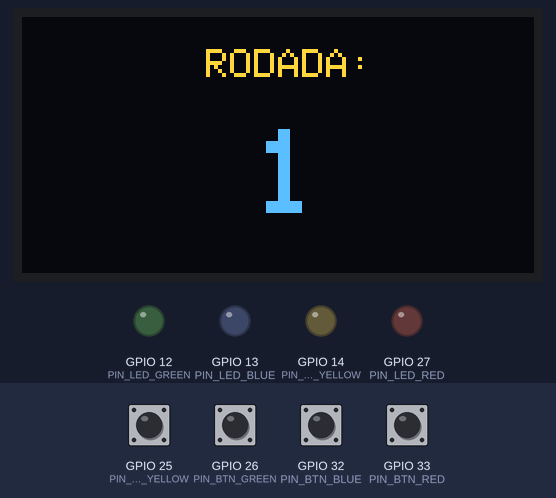
A sketch run on a simulated ESP32. On the bench: 128×64 one-colour display, output pins drawn as LEDs (lit = HIGH). Dashed ring = blinking. The test bench sets the inputs (shaded band); at power-on: GPIO 25 (PIN_BTN_YELLOW), GPIO 26 (PIN_BTN_GREEN), GPIO 32 (PIN_BTN_BLUE), GPIO 33 (PIN_BTN_RED) HIGH. The OLED is the two-colour kind (top 16 rows yellow); random numbers use the default seed unless the sketch sets one; what the sketch prints to the serial monitor is not drawn.

Above: at 6.5 s.
6.6 s: GPIO 25 (PIN_BTN_YELLOW) pulled LOW for 1 s
At 8.9 s:
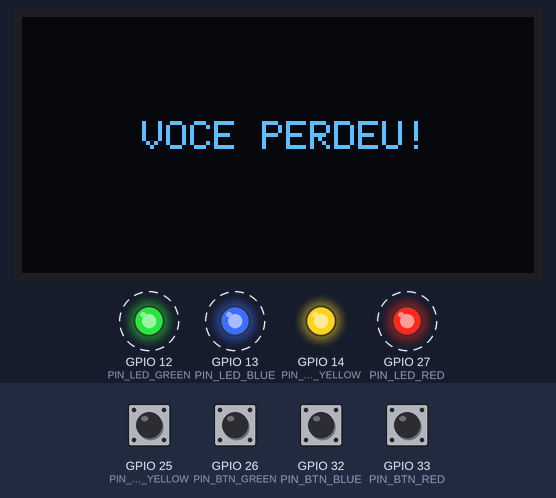
At 9.9 s:
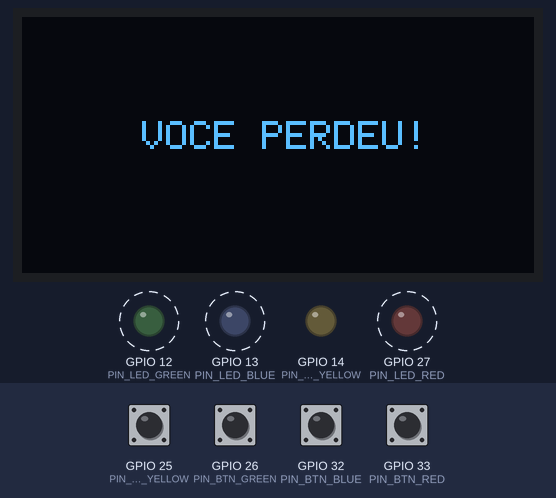
Timing chart, 0 to 16.6 s (numbered marks = the images above; inputs shaded):
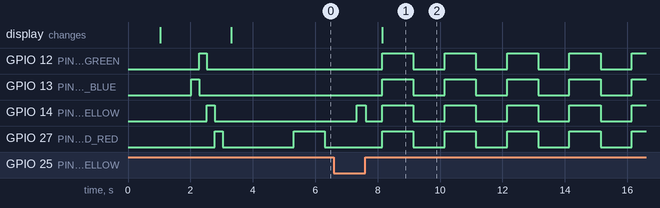

The sketch:

quest2.ino
```cpp
#include <SPI.h>
#include <Wire.h>
#include <Adafruit_GFX.h>
#include <Adafruit_SSD1306.h>

#define OLED_RESET     -1    // Reset pin # (or -1 if sharing Arduino reset pin)
#define SCREEN_ADDRESS 0x3C  ///< See datasheet for Address; 0x3D for 128x64, 0x3C for 128x32
Adafruit_SSD1306 display(128, 64, &Wire, OLED_RESET);

#define PIN_BTN_BLUE   32
#define PIN_BTN_GREEN  26
#define PIN_BTN_YELLOW 25
#define PIN_BTN_RED    33

#define PIN_LED_BLUE   13
#define PIN_LED_GREEN  12
#define PIN_LED_YELLOW 14
#define PIN_LED_RED    27

#define NUMERO_RODADAS  5
int VETOR_LEDS[NUMERO_RODADAS];

bool jogando = false;
int rodadaCorrente = 0;

bool stateBtnBlue   = false;
bool stateBtnGreen  = false;
bool stateBtnYellow = false;
bool stateBtnRed    = false;

int GetPin(int idxLed)
{
  if (idxLed == 0) {
    return PIN_LED_BLUE;
  }

  if (idxLed == 1) {
    return PIN_LED_GREEN;
  }

  if (idxLed == 2) {
    return PIN_LED_YELLOW;
  }

  if (idxLed == 3) {
    return PIN_LED_RED;
  }

  return -1;
}

int GetIndex(int pinLed)
{
  if (pinLed == PIN_LED_BLUE) {
    return 0;
  }

  if (pinLed == PIN_LED_GREEN) {
    return 1;
  }

  if (pinLed == PIN_LED_YELLOW) {
    return 2;
  }

  if (pinLed == PIN_LED_RED) {
    return 3;
  }

  return -1;
}

int GetLedFromBtn(int pinBtn)
{
  if (pinBtn == PIN_BTN_BLUE) {
    return PIN_LED_BLUE;
  }

  if (pinBtn == PIN_BTN_GREEN) {
    return PIN_LED_GREEN;
  }

  if (pinBtn == PIN_BTN_YELLOW) {
    return PIN_LED_YELLOW;
  }

  if (pinBtn == PIN_BTN_RED) {
    return PIN_LED_RED;
  }

  return -1;
}

void atualizaRodada(int _rodada)
{
  display.clearDisplay();

  display.setTextSize(1);
  display.setTextColor(SSD1306_WHITE);
  display.setCursor(46, 8);
  display.println(F("RODADA:"));

  display.setTextSize(3);
  display.setTextColor(SSD1306_WHITE);
  display.setCursor(58, 28);
  display.print(String(_rodada));

  display.display();
}

void iniciaJogo()
{
  const int timeBetween = 250;
  digitalWrite(PIN_LED_BLUE,    LOW);
  digitalWrite(PIN_LED_GREEN,   LOW);
  digitalWrite(PIN_LED_YELLOW,  LOW);
  digitalWrite(PIN_LED_RED,     LOW);
  delay(1000);
  digitalWrite(PIN_LED_BLUE,   HIGH);
  delay(timeBetween);
  digitalWrite(PIN_LED_BLUE,    LOW);
  digitalWrite(PIN_LED_GREEN,  HIGH);
  delay(timeBetween);
  digitalWrite(PIN_LED_GREEN,   LOW);
  digitalWrite(PIN_LED_YELLOW, HIGH);
  delay(timeBetween);
  digitalWrite(PIN_LED_YELLOW,   LOW);
  digitalWrite(PIN_LED_RED,     HIGH);
  delay(timeBetween);
  digitalWrite(PIN_LED_RED,      LOW);
  delay(timeBetween);
}

void finalizarJogo(const char* msg)
{
  display.clearDisplay();

  display.setTextSize(1);
  display.setTextColor(SSD1306_WHITE);
  display.setCursor(30, 26);
  display.println(F(msg));

  display.display();

  for (;;) {
    digitalWrite(PIN_LED_BLUE,   HIGH);
    digitalWrite(PIN_LED_GREEN,  HIGH);
    digitalWrite(PIN_LED_YELLOW, HIGH);
    digitalWrite(PIN_LED_RED,    HIGH);
    delay(1000);
    digitalWrite(PIN_LED_BLUE,   LOW);
    digitalWrite(PIN_LED_GREEN,  LOW);
    digitalWrite(PIN_LED_YELLOW, LOW);
    digitalWrite(PIN_LED_RED,    LOW);
    delay(1000);
  }
}

void printaNoDisplay(const char* msg)
{
  display.clearDisplay();

  display.setTextSize(1);
  display.setTextColor(SSD1306_WHITE);
  display.setCursor(30, 26);
  display.println(F(msg));

  display.display();
}

void setup()
{
  Serial.begin(9600);
  while(!Serial);
  delay(1000);

  // SSD1306_SWITCHCAPVCC = generate display voltage from 3.3V internally
  if(!display.begin(SSD1306_SWITCHCAPVCC, SCREEN_ADDRESS)) {
    Serial.println(F("SSD1306 allocation failed"));
    for(;;);
  }

  pinMode(PIN_LED_BLUE,   OUTPUT);
  pinMode(PIN_LED_GREEN,  OUTPUT);
  pinMode(PIN_LED_YELLOW, OUTPUT);
  pinMode(PIN_LED_RED,    OUTPUT);

  pinMode(PIN_BTN_BLUE,   INPUT_PULLUP);
  pinMode(PIN_BTN_GREEN,  INPUT_PULLUP);
  pinMode(PIN_BTN_YELLOW, INPUT_PULLUP);
  pinMode(PIN_BTN_RED,    INPUT_PULLUP);

  for (int i = 0; i < NUMERO_RODADAS; i++) {
    VETOR_LEDS[i] = random(0, 4);
    Serial.println(VETOR_LEDS[i]);
  }

  iniciaJogo();
  atualizaRodada(1);
  delay(2000);
}

bool checkBtn(int btn)
{
  return digitalRead(btn) == LOW;
}

bool debounce(bool state, int pin)
{
  bool currentState = digitalRead(pin);
  if (currentState != state) {
    delay(7);
    currentState = digitalRead(pin);
  }

  return currentState;
}

void acendeLed(int pin)
{
  digitalWrite(pin, HIGH);
  delay(1000);
  digitalWrite(pin, LOW);
  delay(1000);
}

void exibeRodada(int rodada)
{
  for (int i = 0; i < rodada + 1; i++) {
    acendeLed(GetPin(VETOR_LEDS[i]));
  }

  jogando = true;
}

bool apertou(bool& state, int pinBtn, int pinLed)
{
  if (!debounce(state, pinBtn)) {
    state = true;
    digitalWrite(pinLed, HIGH);
    return false;
  }

  if (debounce(state, pinBtn) && state) {
    state = false;
    digitalWrite(pinLed, LOW);
    return true;
  }

  return false;
}

bool apertou(int pinBtn)
{
  if (pinBtn == PIN_BTN_BLUE) {
    return apertou(stateBtnBlue, PIN_BTN_BLUE, PIN_LED_BLUE);
  }

  if (pinBtn == PIN_BTN_GREEN) {
    return apertou(stateBtnGreen, PIN_BTN_GREEN, PIN_LED_GREEN);
  }

  if (pinBtn == PIN_BTN_YELLOW) {
    return apertou(stateBtnYellow, PIN_BTN_YELLOW, PIN_LED_YELLOW);
  }

  if (pinBtn == PIN_BTN_RED) {
    return apertou(stateBtnRed, PIN_BTN_RED, PIN_LED_RED);
  }

  return false;
}

int efetuaPolling()
{
  if (apertou(PIN_BTN_BLUE)) {
    return PIN_BTN_BLUE;
  }

  if (apertou(PIN_BTN_GREEN)) {
    return PIN_BTN_GREEN;
  }

  if (apertou(PIN_BTN_YELLOW)) {
    return PIN_BTN_YELLOW;
  }

  if (apertou(PIN_BTN_RED)) {
    return PIN_BTN_RED;
  }

  return 0;
}

void recebeJogada(int rodada)
{
  int palpitesJogada[NUMERO_RODADAS];

  for (int i = 0; i < rodada + 1; i++) {
    int palpiteCorrente = 0;
    while (!palpiteCorrente) {
      palpiteCorrente = efetuaPolling();
    }

    if (GetIndex(GetLedFromBtn(palpiteCorrente)) != VETOR_LEDS[i]) {
      rodadaCorrente = -1;
      delay(500);
      break;
    }
  }

  if (rodadaCorrente != -1) {
    rodadaCorrente++;
    if (rodadaCorrente < NUMERO_RODADAS) {
      atualizaRodada(rodadaCorrente + 1);
    }

    jogando = false;
    delay(2000);
  }
}

void loop()
{
  if (rodadaCorrente < 0) {
    finalizarJogo("VOCE PERDEU!");
  }

  if (rodadaCorrente == NUMERO_RODADAS) {
    finalizarJogo("VOCE GANHOU!");
  }

  if (jogando) {
    recebeJogada(rodadaCorrente);
  } else {
    exibeRodada(rodadaCorrente);
  }
}
```

Measured:
- after the input at 6.6 s, GPIO 12 (PIN_LED_GREEN), GPIO 13 (PIN_LED_BLUE), GPIO 27 (PIN_LED_RED): alternates HIGH for 1.0 s and LOW for 1.0 s, starting after 1.5 s; GPIO 14 (PIN_LED_YELLOW): goes HIGH 0.29 s, LOW 0.53 s, 4 × (HIGH 1.0 s, LOW 1.0 s), then HIGH, starting after 0.73 s; the display: changes after 1.5 s (image 1)
